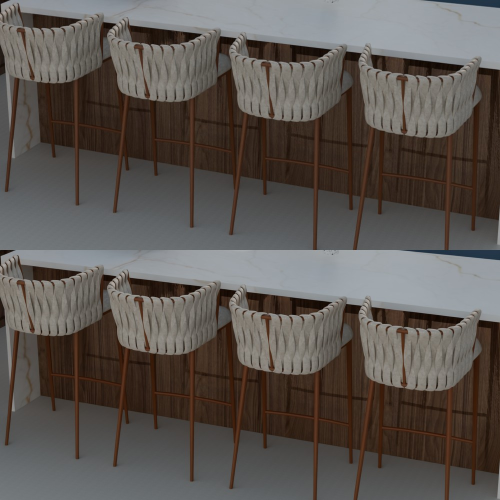
#> input picture pruebas/cycles2/recorte_original_vs_retoque035.jpg, 1000 x 1000 px (shown at 1/2 size)
$ python -i photo.py   (imports and definitions only)
#> lines starting #> are read from the running program, lines starting #| are printed output that depends on the picture
#> further down, picture is the input picture: PIL image 1000x1000 RGB; mean R, G, B 91.9, 85.7, 81
### backend/aire_backend/colormatch.py
"""Fijar los colores de la IA a los de un render de referencia (Cycles).

La IA da el aspecto de foto (detalle, reflejos, textura) pero a veces cambia el tono de
superficies grandes: suelo más amarillo, muebles azules que viran a verde, latón que sale
de acero. Aquí se conserva la luminosidad de la IA y su detalle, y se toma de la referencia
la cromaticidad (proporción entre rojo, verde y azul) a escala media, que es lo que se ve
como «el color». Al ser una proporción no depende del brillo: si la IA aclara una escena de
noche, la luz cálida sigue igual de cálida.
"""

from __future__ import annotations

import numpy as np
from PIL import Image

_LUMA = np.array([0.2126, 0.7152, 0.0722], np.float32)


def _linear(img: Image.Image) -> np.ndarray:
    c = np.asarray(img, np.float32) / 255.0
    return np.where(c <= 0.04045, c / 12.92, ((c + 0.055) / 1.055) ** 2.4)
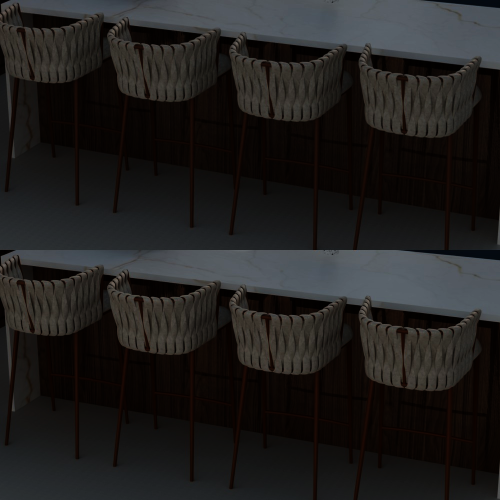
#> returned value: shape (1000, 1000, 3) float32 (shown at 1/2 size); mean of channels 0, 1, 2 0.129, 0.123, 0.12; drawn as R, G, B


def _srgb(lin: np.ndarray) -> Image.Image:
    lin = np.clip(lin, 0.0, 1.0)
    c = np.where(lin <= 0.0031308, lin * 12.92, 1.055 * lin ** (1 / 2.4) - 0.055)
    return Image.fromarray(np.rint(c * 255).astype(np.uint8))


def _blur(x: np.ndarray, radius: float) -> np.ndarray:
    """Desenfoque gaussiano separable por canal (numpy, sin dependencias)."""
    r = max(1, int(3 * radius))
    k = np.exp(-0.5 * (np.arange(-r, r + 1) / radius) ** 2).astype(np.float32)
    k /= k.sum()
    out = x
    for axis in (0, 1):
        pad = [(0, 0)] * x.ndim
        pad[axis] = (r, r)
        p = np.pad(out, pad, mode="edge")
        n = out.shape[axis]
        acc = np.zeros_like(out)
        for i, w in enumerate(k):
            acc += w * np.take(p, np.arange(i, i + n), axis=axis)
        out = acc
    return out


def _chroma(lin: np.ndarray, radius: float, eps: float = 0.01) -> np.ndarray:
    b = _blur(lin, radius)
    return (b + eps) / ((b @ _LUMA)[..., None] + eps)


# [10 lines left out: function lock_colors, not called in this run]

### backend/aire_backend/photo.py
"""Acabado fotográfico final: lo que hace una cámara real y un render limpio no tiene.

Halo suave alrededor de las luces fuertes, viñeteado leve del objetivo y grano fino del
sensor. Determinista (grano con semilla fija) y sutil: no cambia colores ni formas.
"""

from __future__ import annotations

import numpy as np
from PIL import Image

from .colormatch import _blur, _linear, _srgb


def photo_finish(img: Image.Image, strength: float = 1.0, seed: int = 7) -> Image.Image:
    img = img.convert("RGB")
    if strength <= 0:
        return img
    lin = _linear(img)
    h, w = lin.shape[:2]
#> h = 1000; w = 1000
    # Halo (bloom): solo lo que ya está casi quemado (bombillas, sol en el suelo, ventanas)
    small = max(1, w // 480)
#> small = 2
    hot = np.maximum(lin - 0.75, 0.0)[::small, ::small]
#> hot: shape (500, 500, 3) float32; every value is 0
    glow = _blur(hot, max(2.0, w / 160 / small))
#> after the loop in _blur, `for axis in (0, 1):`: p: shape (500, 518, 3) float32; every value is 0
    glow = np.asarray(Image.fromarray(np.clip(glow * 255 * 4, 0, 255).astype(np.uint8)).resize(
        (w, h), Image.Resampling.BILINEAR), np.float32) / (255 * 4)
#> glow: shape (1000, 1000, 3) float32; every value is 0
    lin = lin + 0.35 * strength * glow
    # Viñeteado: esquinas ~10 % más oscuras
    y, x = np.mgrid[0:h, 0:w].astype(np.float32)
    r2 = ((x - w / 2) / (w / 2)) ** 2 * 0.5 + ((y - h / 2) / (h / 2)) ** 2 * 0.5
    lin = lin * (1.0 - 0.10 * strength * r2)[..., None]
    out = np.asarray(_srgb(lin), np.float32)
    # Aberración cromática muy leve: rojo y azul algo desplazados hacia los bordes, como un objetivo real
    ca = 0.0007 * strength
    if ca > 0 and min(w, h) > 256:
        for ch, k in ((0, 1.0 + ca), (2, 1.0 - ca)):
            layer = Image.fromarray(np.clip(out[..., ch], 0, 255).astype(np.uint8))
            nw, nh = round(w * k), round(h * k)
            layer = layer.resize((nw, nh), Image.Resampling.BILINEAR)
            if k > 1:
                l, t = (nw - w) // 2, (nh - h) // 2
                layer = layer.crop((l, t, l + w, t + h))
            else:
                canvas = Image.fromarray(np.clip(out[..., ch], 0, 255).astype(np.uint8))
                canvas.paste(layer, ((w - nw) // 2, (h - nh) // 2))
                layer = canvas
            out[..., ch] = np.asarray(layer, np.float32)
#> this loop made 2 passes
#> pass 1, in photo_finish, `layer = Image.fromarray(np.clip(out[..., ch], 0, 255).astype(np.uint8))`:
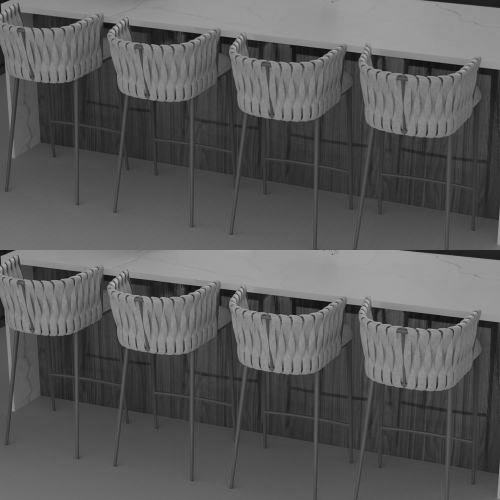
#> layer: PIL image 1000x1000 L (shown at 1/2 size); min 7, max 185, mean 90.4
#> pass 2, in photo_finish, `layer = Image.fromarray(np.clip(out[..., ch], 0, 255).astype(np.uint8))`:
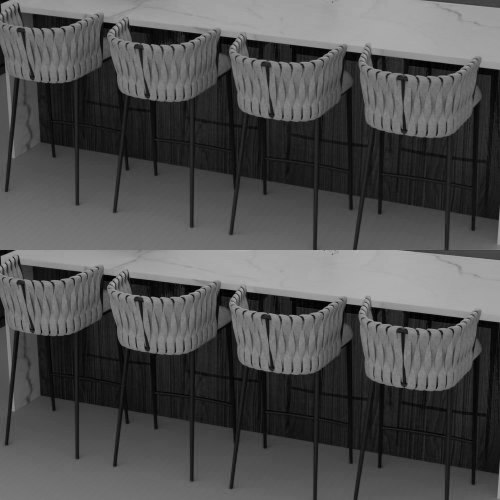
#> layer: PIL image 1000x1000 L (shown at 1/2 size); min 0, max 179, mean 79.7
    # Grano fino de luminancia, algo más visible en sombras
    rng = np.random.default_rng(seed)
    grain = rng.normal(0.0, 1.0, (h, w)).astype(np.float32)
    amp = (2.2 + 2.0 * (1.0 - out.mean(axis=2) / 255.0)) * strength
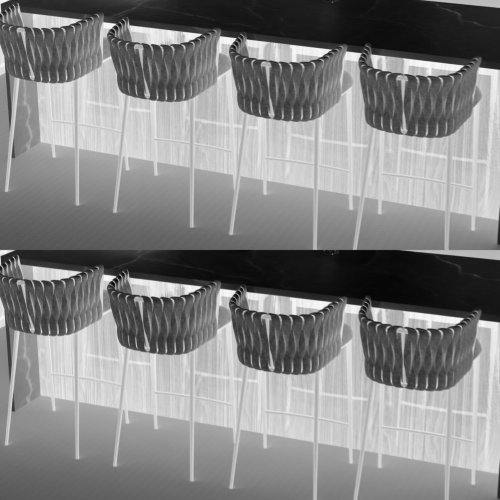
#> amp: shape (1000, 1000) float32 (shown at 1/2 size); min 2.85, max 4.16, mean 3.53; drawn with min black and max white
    out = out + (grain * amp)[..., None]
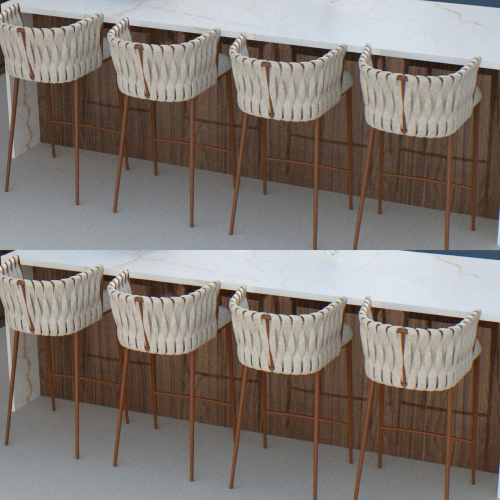
#> out: shape (1000, 1000, 3) float32 (shown at 1/2 size); mean R, G, B 90.4, 84.3, 79.7; drawn with min black and max white
    return Image.fromarray(np.clip(np.rint(out), 0, 255).astype(np.uint8))

>>> from PIL import Image
>>> picture = Image.open('../../pruebas/cycles2/recorte_original_vs_retoque035.jpg')
>>> result = photo_finish(picture)

$ run again, on pruebas/cycles2/dia.jpg
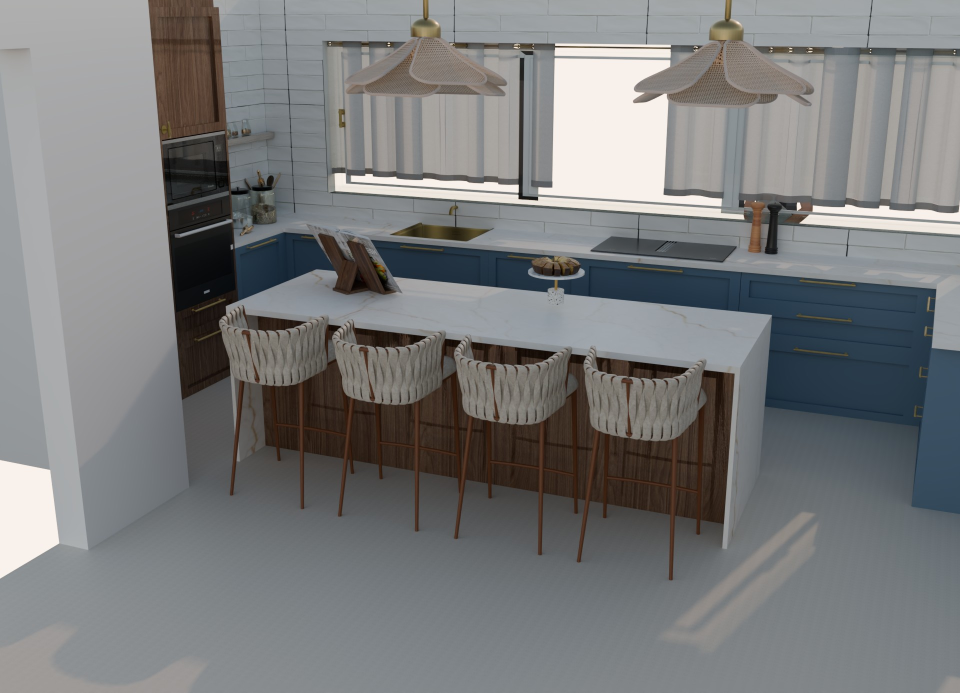
#> input picture pruebas/cycles2/dia.jpg, 1920 x 1386 px (shown at 1/2 size)
#> picture is the input picture: PIL image 1920x1386 RGB; mean R, G, B 121.2, 122.2, 122.8
#> after the loop in _blur, `for axis in (0, 1):`:
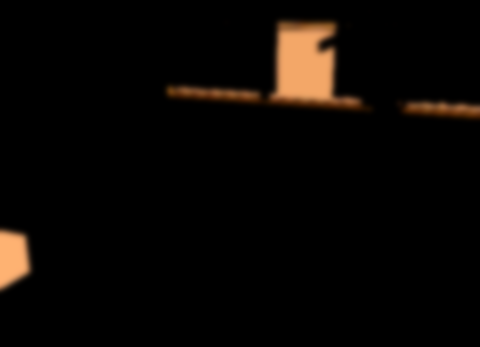
#> acc: shape (347, 480, 3) float32; mean R, G, B 0.00758, 0.00501, 0.00296; drawn with min black and max white
#> in photo_finish, `amp = (2.2 + 2.0 * (1.0 - out.mean(axis=2) / 255.0)) * strength`:
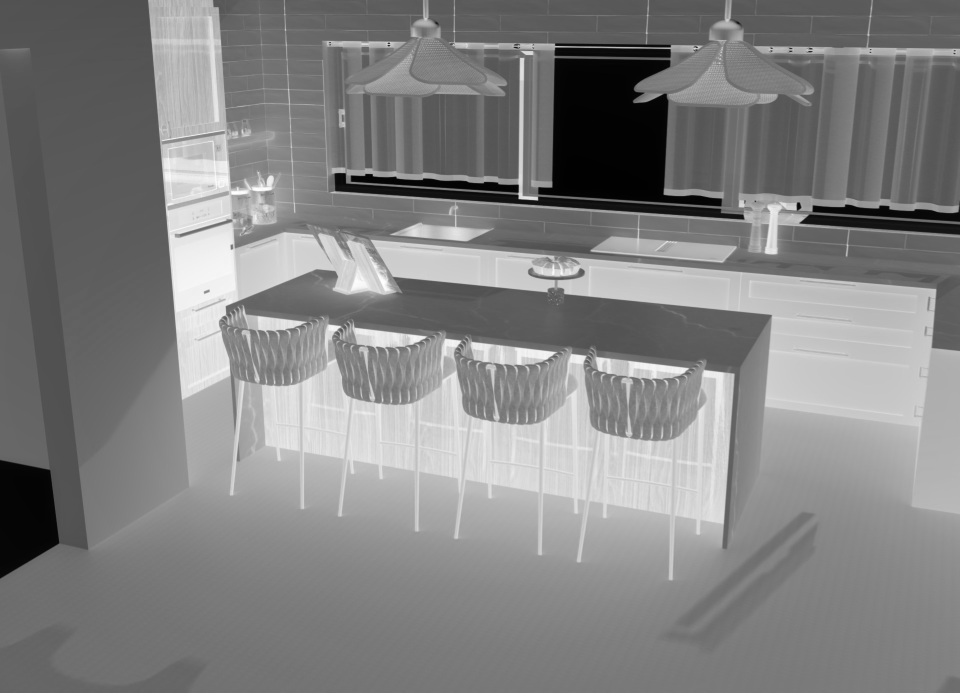
#> amp: shape (1386, 1920) float32 (shown at 1/2 size); min 2.26, max 4.2, mean 3.26; drawn with min black and max white
